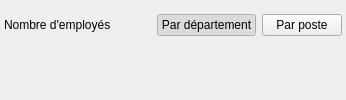
                 <widget class="QWidget" name="ongletStatistiques">
                  <attribute name="title">
                   <string>📊  Statistiques</string>
                  </attribute>
                  <layout class="QVBoxLayout" name="dispositionStatistiques" stretch="0,1">
                   <property name="spacing">
                    <number>12</number>
                   </property>
                   <property name="leftMargin">
                    <number>4</number>
                   </property>
                   <property name="topMargin">
                    <number>14</number>
                   </property>
                   <property name="rightMargin">
                    <number>4</number>
                   </property>
                   <property name="bottomMargin">
                    <number>0</number>
                   </property>
                   <item>
                    <layout class="QHBoxLayout" name="enteteStatistiques">
                     <property name="spacing">
                      <number>6</number>
                     </property>
                     <item>
                      <widget class="QLabel" name="titreStatistiques">
                       <property name="texte" stdset="0">
                        <string notr="true">h2</string>
                       </property>
                       <property name="text">
                        <string>Nombre d'employés</string>
                       </property>
                      </widget>
                     </item>
                     <item>
                      <spacer name="ressortStatistiques">
                       <property name="orientation">
                        <enum>Qt::Horizontal</enum>
                       </property>
                       <property name="sizeHint" stdset="0">
                        <size>
                         <width>40</width>
                         <height>20</height>
                        </size>
                       </property>
                      </spacer>
                     </item>
                     <item>
                      <widget class="QPushButton" name="statsDepartement">
                       <property name="cursor">
                        <cursorShape>PointingHandCursor</cursorShape>
                       </property>
                       <property name="checkable">
                        <bool>true</bool>
                       </property>
                       <property name="checked">
                        <bool>true</bool>
                       </property>
                       <property name="autoExclusive">
                        <bool>true</bool>
                       </property>
                       <property name="text">
                        <string>Par département</string>
                       </property>
                       <property name="variante" stdset="0">
                        <string notr="true">segment</string>
                       </property>
                      </widget>
                     </item>
                     <item>
                      <widget class="QPushButton" name="statsPoste">
                       <property name="cursor">
                        <cursorShape>PointingHandCursor</cursorShape>
                       </property>
                       <property name="checkable">
                        <bool>true</bool>
                       </property>
                       <property name="autoExclusive">
                        <bool>true</bool>
                       </property>
                       <property name="text">
                        <string>Par poste</string>
                       </property>
                       <property name="variante" stdset="0">
                        <string notr="true">segment</string>
                       </property>
                      </widget>
                     </item>
                    </layout>
                   </item>
                   <item>
                    <widget class="StatsWidget" name="stats"/>
                   </item>
                  </layout>
                 </widget>
